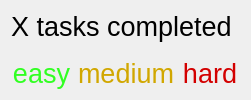
           <widget class="QWidget" name="activity" native="true">
            <property name="font">
             <font>
              <pointsize>20</pointsize>
             </font>
            </property>
            <layout class="QVBoxLayout" name="activity_map_layout" stretch="1,4,0">
             <item>
              <widget class="QLabel" name="activity_label">
               <property name="font">
                <font>
                 <pointsize>20</pointsize>
                </font>
               </property>
               <property name="text">
                <string>X tasks completed </string>
               </property>
               <property name="margin">
                <number>20</number>
               </property>
              </widget>
             </item>
             <item>
              <widget class="QWidget" name="activity_map" native="true">
               <property name="font">
                <font>
                 <pointsize>20</pointsize>
                </font>
               </property>
              </widget>
             </item>
             <item>
              <layout class="QHBoxLayout" name="diffs_layout">
               <item>
                <widget class="QLabel" name="easy_label">
                 <property name="font">
                  <font>
                   <pointsize>20</pointsize>
                  </font>
                 </property>
                 <property name="styleSheet">
                  <string notr="true">color: rgb(49, 255, 34);</string>
                 </property>
                 <property name="text">
                  <string>easy</string>
                 </property>
                 <property name="alignment">
                  <set>Qt::AlignmentFlag::AlignCenter</set>
                 </property>
                </widget>
               </item>
               <item>
                <widget class="QLabel" name="medium_label">
                 <property name="font">
                  <font>
                   <pointsize>20</pointsize>
                  </font>
                 </property>
                 <property name="styleSheet">
                  <string notr="true">color: rgb(209, 167, 0);</string>
                 </property>
                 <property name="text">
                  <string>medium</string>
                 </property>
                 <property name="alignment">
                  <set>Qt::AlignmentFlag::AlignCenter</set>
                 </property>
                </widget>
               </item>
               <item>
                <widget class="QLabel" name="hard_label">
                 <property name="font">
                  <font>
                   <pointsize>20</pointsize>
                  </font>
                 </property>
                 <property name="styleSheet">
                  <string notr="true">color: rgb(211, 0, 0);</string>
                 </property>
                 <property name="text">
                  <string>hard</string>
                 </property>
                 <property name="alignment">
                  <set>Qt::AlignmentFlag::AlignCenter</set>
                 </property>
                </widget>
               </item>
              </layout>
             </item>
            </layout>
           </widget>
